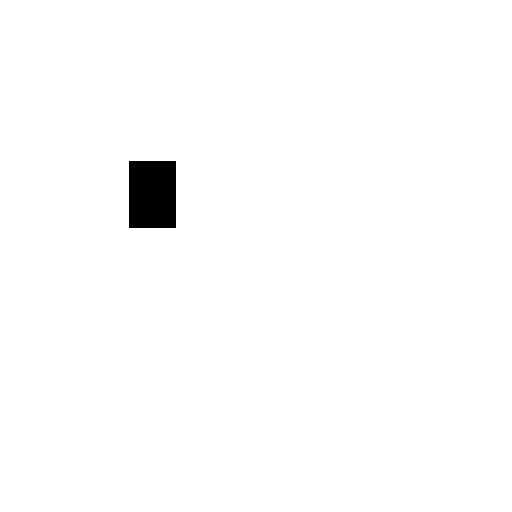
#> input picture inner/inner_arch_1.png, 512 x 512 px, given in place of circle.png, which was not available
$ python 'main — копия.py'
#> lines starting #> are read from the running program, lines starting #| are printed output that depends on the picture; after the words box and inside, x2 and y2 are one past the last pixel; in counts of white or black regions, pixels touching at a corner belong together; pictures that were not available may be replaced by others from this repository, and a replacement may not be noted
### generating_archs.py
import copy
from settings import *
from icecream import ic
from math import copysign

# [9 lines left out: function stop, not called in this run]


def catalan(cnt: int, ind: int, arches: int, init: np.ndarray) -> np.ndarray:
    global generated_numbers
    if cnt <= arches-ind-2:
        init[ind] = '1'
        catalan(cnt+1, ind+1, arches, init)
    if cnt > 0:
        init[ind] = '0'
        catalan(cnt-1, ind+1, arches, init)
    if ind == arches:
        if cnt == 0:
            generated_numbers = np.append(generated_numbers, ''.join(init))
    return generated_numbers


def catal_into_arch_indx(number: str) -> list[tuple]:
#> called with number = '111111000000'
    stack_ind_1 = []
    ans = []
    for i, digit in enumerate(number):
        if digit == '1':
            stack_ind_1.append(i)
        else:
            ans.append((stack_ind_1.pop(), i))
    return ans


def external_checker(code: list[int]) -> bool:
    if bool_prohibit:
        counter = 0
        for digit in code:
            if digit > 0:
                counter += 1
                if counter > border:
                    return False
            else:
                counter -= 1
        return True
    else:
        return True


def making_arches(codes: list[list[tuple]]):
    inner, external = [], []
    for indexes in codes:
        positions = [0] * arches
        for (x, y) in indexes:
            arch_len = (y - x + 1) // 2
            positions[x] = arch_len
        if external_checker(positions):
            external.append(positions)
        if not any(border < x for x in positions):
            inner.append(positions)
    return inner, external


def remove_repeated(codes: list[list[str]]) -> list[list[str]]:
    non_repeated = []

    for block in codes:
        current = np.array(list(map(int, block)))

        to_check = [np.roll(current, i) for i in range(len(current))]
        to_check = [tuple(shifted) for shifted in to_check]

        if all(elem not in non_repeated for elem in to_check):
            non_repeated.append(to_check[0])

    return non_repeated


def save_codes(codes: list, path: str) -> None:
#> called with path = 'codes/inner_codes_deg_6.txt'
    with open(path, mode='w') as file:
        for elem in codes:
            elem = list(map(str, elem))
            item = " ".join(elem)
            file.write("%s\n" % item)
    if bool_show_log:
        ic(path.split(sep='/')[-1][:-4])
        ic('file saved!')


# [16 lines left out: functions read_codes, make_negatives, not called in this run]


def sign(y) -> int:
    return int(copysign(1, y))


# [24 lines left out: functions ar_mod, cyclic_check, not called in this run]


# [3 lines that do not run on import are left out]

### working_with_images.py
import cv2
from icecream import ic
from PIL import Image
from settings import *

def read_transparent_png(img_path):
#> called with img_path = 'circle.png'
    image_4channel = cv2.imread(img_path, cv2.IMREAD_UNCHANGED)
#> image_4channel is the input picture: shape (512, 512, 4); mean B, G, R, A 251.9, 251.9, 251.9, 0.2
    alpha_channel = image_4channel[:, :, 3]
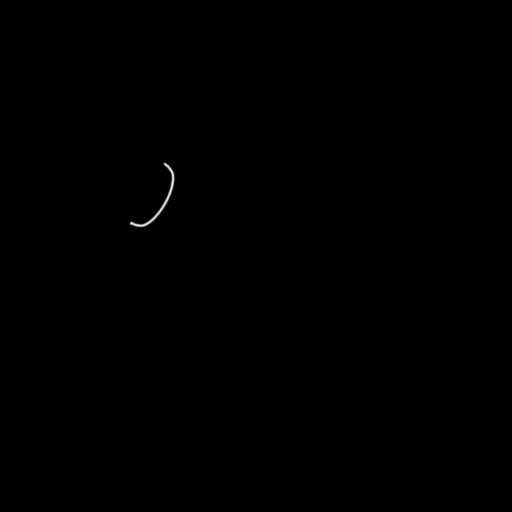
#> alpha_channel: shape (512, 512); min 0, max 255, mean 0.2
    rgb_channels = image_4channel[:, :, :3]
#> rgb_channels: shape (512, 512, 3); 98.8% white; 1 black region, box (x1, y1, x2, y2) and area: (129, 161, 176, 228) 3149

    # White Background Image
    white_background_image = np.ones_like(rgb_channels, dtype=np.uint8) * 255

    # Alpha factor
    alpha_factor = alpha_channel[:, :, np.newaxis].astype(np.float32) / 255.0
    alpha_factor = np.concatenate((alpha_factor, alpha_factor, alpha_factor), axis=2)
#> alpha_factor: shape (512, 512, 3) float32

    # Transparent Image Rendered on White Background
    base = rgb_channels.astype(np.float32) * alpha_factor
#> base: shape (512, 512, 3) float32; every value is 0
    white = white_background_image.astype(np.float32) * (1 - alpha_factor)
    final_image = base + white

    return final_image.astype(np.uint8)


# [21 lines left out: functions show_me, combine, not called in this run]


def remove_background(image):
    # """Sometimes artefacts occurs on the image. Try another method to read the image:"""
    # # image = cv2.imread(image_path)  # with white background
    # image = read_transparent_png(image_path)  # with transparent background

    # makes mask that shows if pixel falls into a specific range in BGR color space
    lower_color = np.array([200, 200, 200], dtype=np.uint8)
#> lower_color = [200, 200, 200]
    upper_color = np.array([255, 255, 255], dtype=np.uint8)
    mask = cv2.inRange(image, lower_color, upper_color)
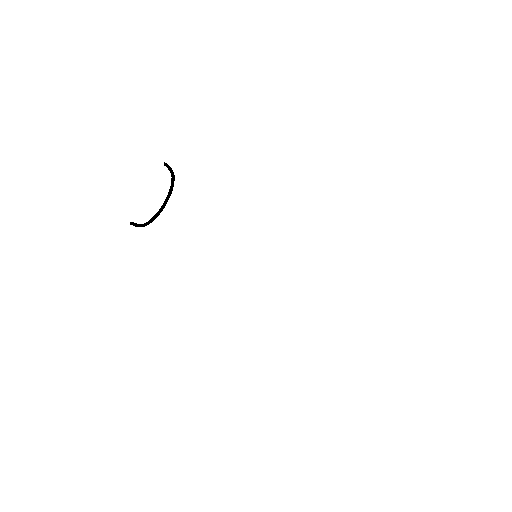
#> mask: shape (512, 512); 99.9% white; 1 black region, box (x1, y1, x2, y2) and area: (130, 162, 175, 227) 293

    # creates alpha channel where all pixels in range are transparent
    alpha_channel = np.where(mask > 0, 0, 255).astype(np.uint8)
    image_with_transparency = cv2.merge((image[:, :, :3], alpha_channel))

    # coloring all pixels that are not transparent
    black_mask = (alpha_channel == 255)
    image_with_transparency[black_mask] = [0, 0, 0, 255]
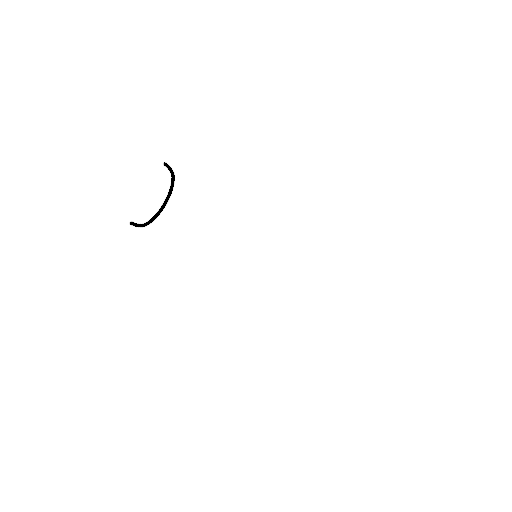
#> image_with_transparency: shape (512, 512, 4); mean of channels 0, 1, 2, 3 254.7, 254.7, 254.7, 0.3; drawn as B, G, R

    return image_with_transparency


def read_arches(quantity, draw_circle):
    img_paths = np.empty(quantity + 1, dtype=object)
    images = np.empty(quantity + 1, dtype=object)

    if draw_circle:
        img_paths[0] = image_path_circle
    else:
        img_paths[0] = image_path_transparent

    if quantity == inner_quantity:
        arch_type = 'inner'
    else:
        arch_type = 'external'

    images[0] = remove_background(read_transparent_png(img_paths[0]))
    for i in range(1, quantity + 1):
        img_paths[i] = os.path.join(current_dir, f'{arch_type}/deg_{deg}/{arch_type}_arch_{i}.png')
        images[i] = remove_background(read_transparent_png(img_paths[i]))
    return images


# [69 lines left out: functions rotation, gather_arches, coloring, combining, not called in this run]


# [2 lines that do not run on import are left out]

### main — копия.py
from generating_archs import *
from working_with_images import read_arches, gather_arches, combining
import json
from icecream import ic
from tqdm import tqdm


if __name__ == '__main__':
    print(f'\
    bool_generate_again = {bool_generate_again} \n\
    bool_draw_circle = {bool_draw_circle} \n\
    bool_save_codes = {bool_save_codes} \n\
    bool_color_bgrd = {bool_color_bgrd} \n\
    bool_show_log = {bool_show_log} \n\
    bool_save_pics = {bool_save_pics} \n\
    bool_prohibit = {bool_prohibit}')

    if bool_generate_again:
        catalan_codes = catalan(cnt, ind, arches, init)
        pair_indexes = list(map(catal_into_arch_indx, catalan_codes))
        inner, external = making_arches(pair_indexes)
        inner = remove_repeated(inner)
        external = remove_repeated(external)

        if bool_save_codes:
            save_codes(inner, in_path)
            save_codes(external, ex_path)

    else:
        inner = read_codes(in_path)
        external = read_codes(ex_path)

    # read all inner_arches
    inner_arches = read_arches(quantity=inner_quantity, draw_circle=bool_draw_circle)
    external_arches = read_arches(quantity=external_quantity, draw_circle=False)
#> call 3 of read_transparent_png, with img_path = 'transparent.png'
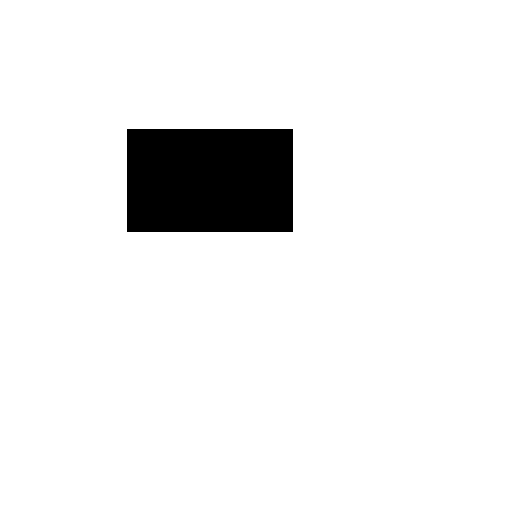
#> input picture inner/inner_arch_2.png, 512 x 512 px, given in place of transparent.png, which was not available
#> in read_transparent_png, image_4channel is the input picture: shape (512, 512, 4); mean B, G, R, A 238.4, 238.4, 238.4, 0.4
#> in read_transparent_png (call 3), `rgb_channels = image_4channel[:, :, :3]`: rgb_channels: shape (512, 512, 3); 93.5% white; 1 black region, box (x1, y1, x2, y2) and area: (127, 129, 293, 232) 17098
#> in remove_background (call 3), `mask = cv2.inRange(image, lower_color, upper_color)`:
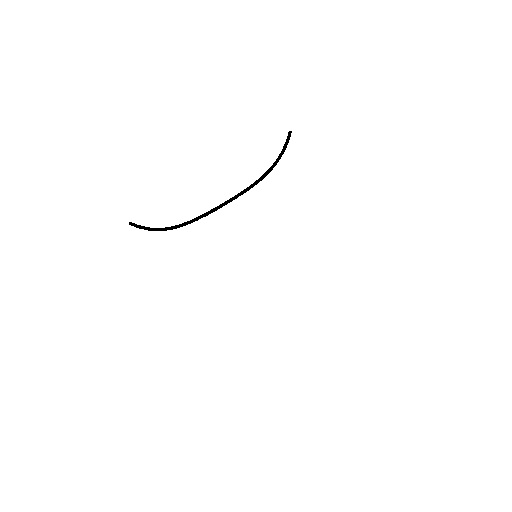
#> mask: shape (512, 512); 99.7% white; 1 black region, box (x1, y1, x2, y2) and area: (129, 131, 292, 231) 661
#> in remove_background (call 3), `image_with_transparency[black_mask] = [0, 0, 0, 255]`:
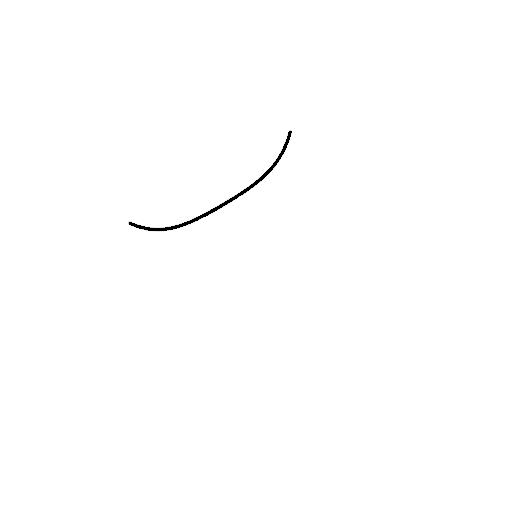
#> image_with_transparency: shape (512, 512, 4); mean of channels 0, 1, 2, 3 254.3, 254.3, 254.3, 0.6; drawn as B, G, R

    for ex_counter, external_line in tqdm(enumerate(external, start=1), desc="Processing External", unit="lines", total=len(external)):
        with open('parameters.json', 'r') as params_file:
#> (reads parameters.json from the repository)
            parameters = json.load(params_file)

        if ex_counter > parameters.get('ex_counter', 0):
            for inn_counter, inner_line in enumerate(inner, start=1):

#> (the run stopped early here; a loop or call above may not have finished)
